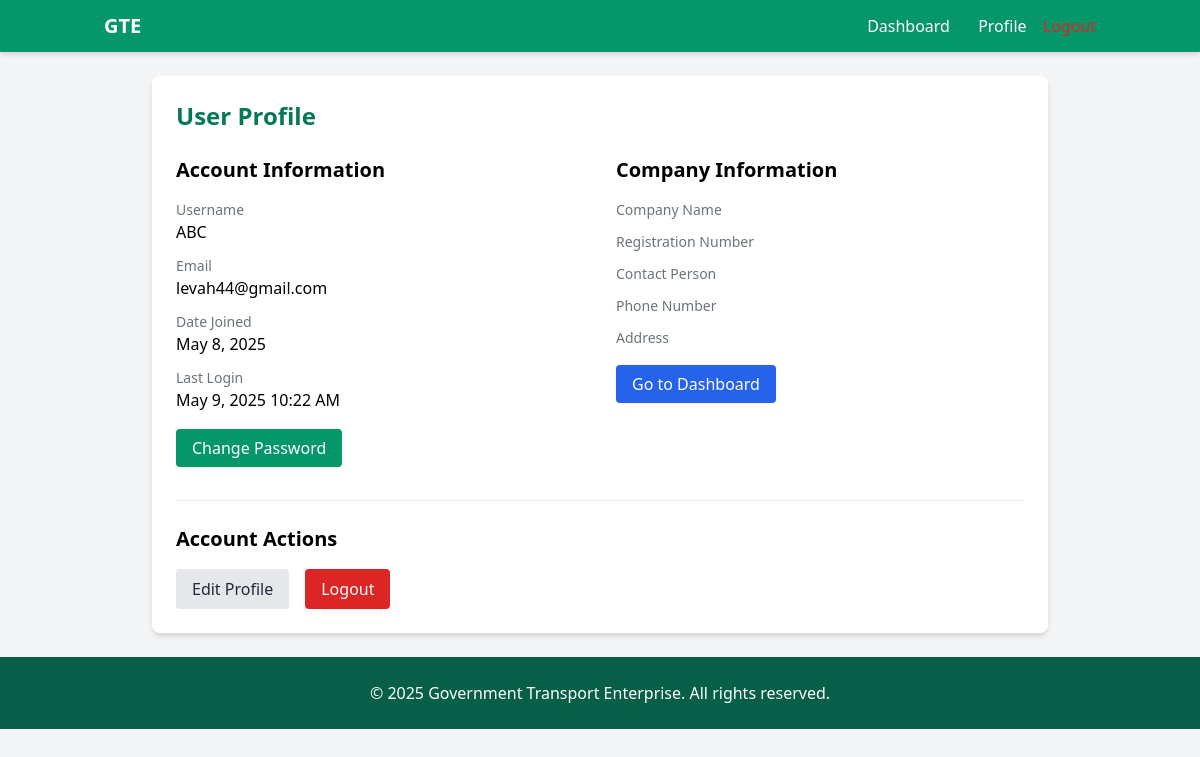
The app's page /accounts/profile/ (signed in) with its own data.
### accounts/models.py (models this page shows)
class User(AbstractUser):
    USER_TYPE_CHOICES = (
        ('admin', 'Administrator'),
        ('company', 'Transport Company'),
    )
    user_type = models.CharField(max_length=10, choices=USER_TYPE_CHOICES)
    phone_number = models.CharField(max_length=15, blank=True)
    def is_administrator(self):
        return self.user_type == 'admin'
    def is_company(self):
        return self.user_type == 'company'

### accounts/views.py (the view)
# urls.py: path('profile/', views.profile, name='profile'),
@login_required
def profile(request):
    return render(request, 'accounts/profile.html')

### templates/accounts/profile.html (shortened to what this page needs)
{% extends 'base.html' %}
{% block content %}
<div class="max-w-4xl mx-auto bg-white p-6 rounded-lg shadow-md">
    <h1 class="text-2xl font-bold text-green-700 mb-6">User Profile</h1>
    <div class="grid grid-cols-1 md:grid-cols-2 gap-8">
        <div>
            <h2 class="text-xl font-semibold mb-4">Account Information</h2>
            <div class="space-y-3">
                <div>
                    <p class="text-sm text-gray-500">Username</p>
                    <p class="font-medium">{{ user.username }}</p>
                </div>
                <div>
                    <p class="text-sm text-gray-500">Email</p>
                    <p class="font-medium">{{ user.email }}</p>
                </div>
                <div>
                    <p class="text-sm text-gray-500">Date Joined</p>
                    <p class="font-medium">{{ user.date_joined|date:"F j, Y" }}</p>
                </div>
                <div>
                    <p class="text-sm text-gray-500">Last Login</p>
                    <p class="font-medium">{{ user.last_login|date:"F j, Y g:i A" }}</p>
                </div>
            </div>
            <div class="mt-6">
                <a href="{% url 'password_change' %}" class="bg-green-600 text-white px-4 py-2 rounded hover:bg-green-700">
                    Change Password
                </a>
            </div>
        </div>
        <div>
            {% if user.is_company %}
                <h2 class="text-xl font-semibold mb-4">Company Information</h2>
                <div class="space-y-3">
                    <div>
                        <p class="text-sm text-gray-500">Company Name</p>
                    </div>
                    <div>
                        <p class="text-sm text-gray-500">Registration Number</p>
                    </div>
                    <div>
                        <p class="text-sm text-gray-500">Contact Person</p>
                    </div>
                    <div>
                        <p class="text-sm text-gray-500">Phone Number</p>
                    </div>
                    <div>
                        <p class="text-sm text-gray-500">Address</p>
                    </div>
                </div>
                <div class="mt-6">
                    <a href="{% url 'company_dashboard' %}" class="bg-blue-600 text-white px-4 py-2 rounded hover:bg-blue-700">
                        Go to Dashboard
                    </a>
                </div>
            {% else %}
                <h2 class="text-xl font-semibold mb-4">User Information</h2>
                <p>Standard user account.</p>
            {% endif %}
        </div>
    </div>
    <div class="mt-10 pt-6 border-t">
        <h2 class="text-xl font-semibold mb-4">Account Actions</h2>
        <div class="flex flex-wrap gap-4">
            <a href="{% url 'edit_profile' %}" class="bg-gray-200 text-gray-800 px-4 py-2 rounded hover:bg-gray-300">
                Edit Profile
            </a>
            <form method="post" action="{% url 'logout' %}" class="inline">
                <button type="submit" class="bg-red-600 text-white px-4 py-2 rounded hover:bg-red-700">
                    Logout
                </button>
            </form>
        </div>
    </div>
</div>
{% endblock %}

### records on screen
User: username "ABC", email "levah44@gmail.com", date_joined "May 8, 2025", last_login "May 9, 2025 10:22 AM"
